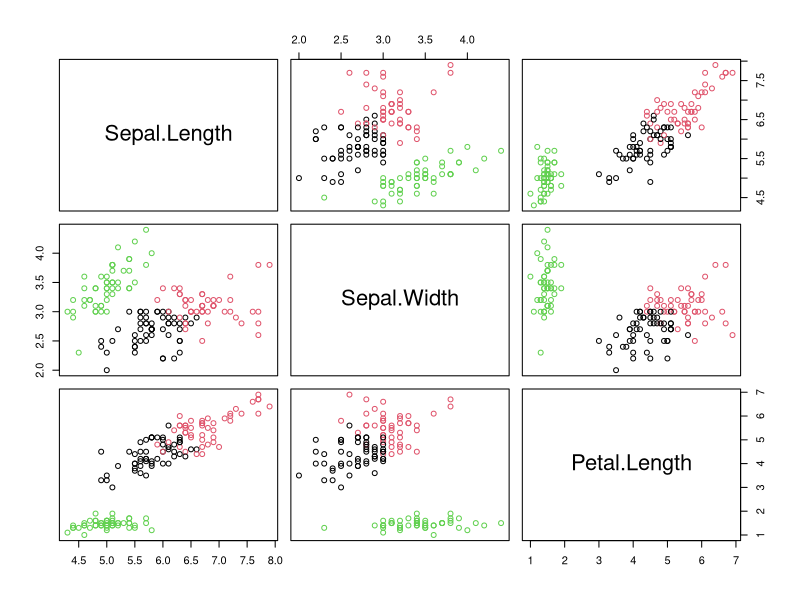
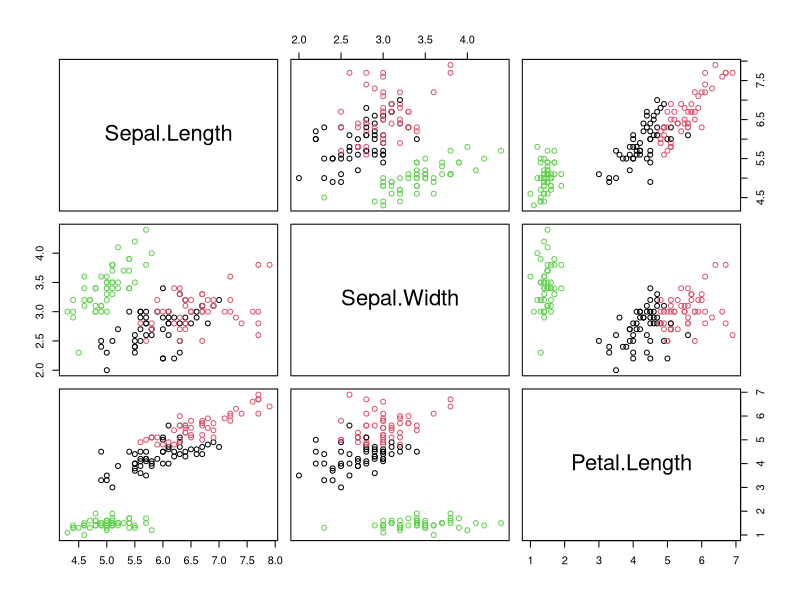

Here is the R script that generated these plots, in order:
## ---- chunk 1
knitr::opts_chunk$set(echo = TRUE)
## ---- chunk 2
head(iris)
## ---- chunk 3
summary(iris)
## ---- chunk 4
table(iris$Species)
## ---- chunk 5
set.seed(007)
myIris <- iris[, c(1:4)] #removing the dependent
myIris <- sapply(myIris, FUN=function(x) { scale(x, scale = T, center=T)})
res.1 <- kmeans(myIris, 3)
## ---- chunk 6
df <- data.frame(cluster = res.1$cluster, species = iris$Species) 
table (factor(df$cluster), df$species)
## ---- chunk 7
plot(iris[,c(1:3)], col=res.1$cluster)
## ---- chunk 8
set.seed(007)
myIris <- iris[, c(1:4)] #removing the dependent
myIris <- sapply(myIris, FUN=function(x) { scale(x, scale = T, center=F)})
res.2 <- kmeans(myIris, 3)
df <- data.frame(cluster = res.2$cluster, species = iris$Species) 
table (factor(df$cluster), df$species)
## ---- chunk 9
plot(iris[,c(1:3)], col=res.2$cluster)
